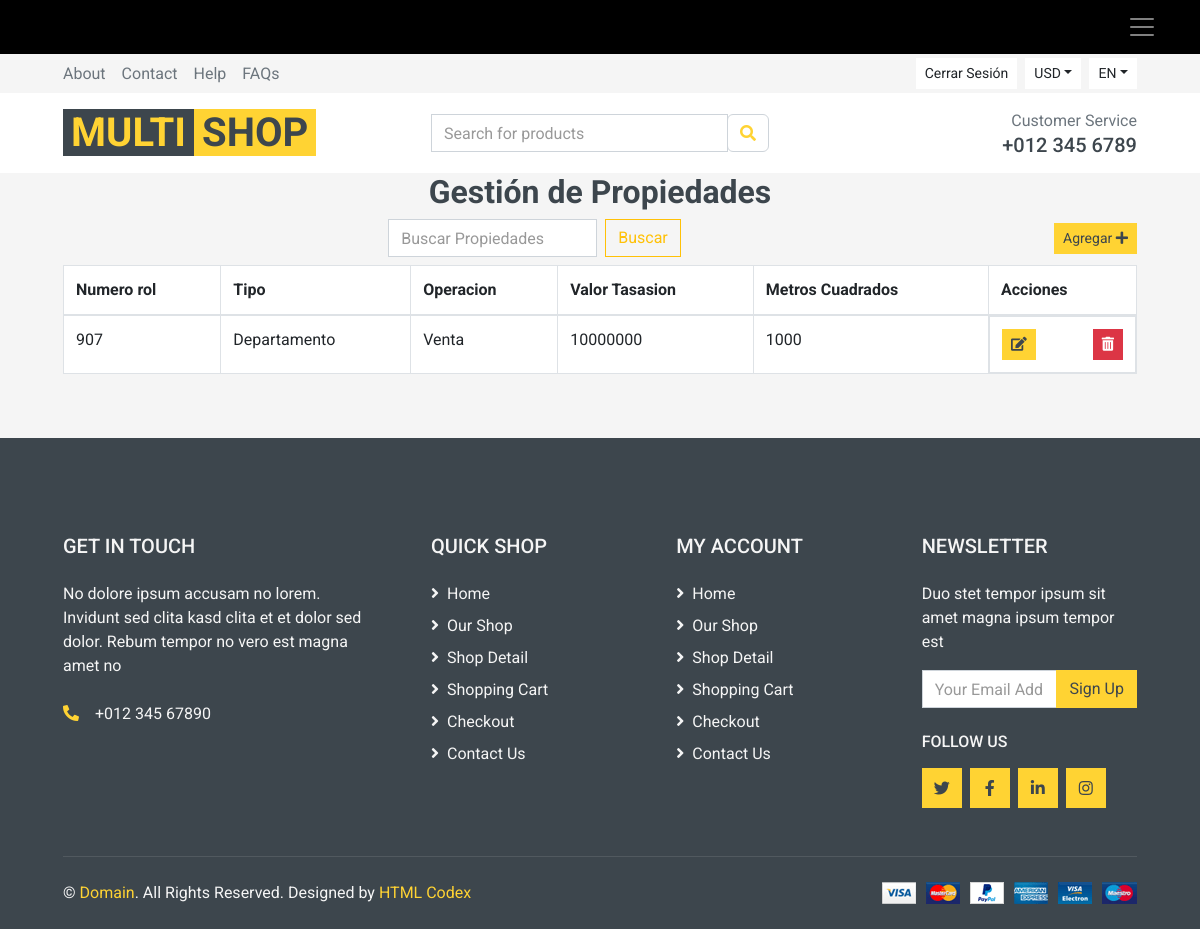
/mostrar/ (signed in), run on an earlier commit of the app's database.
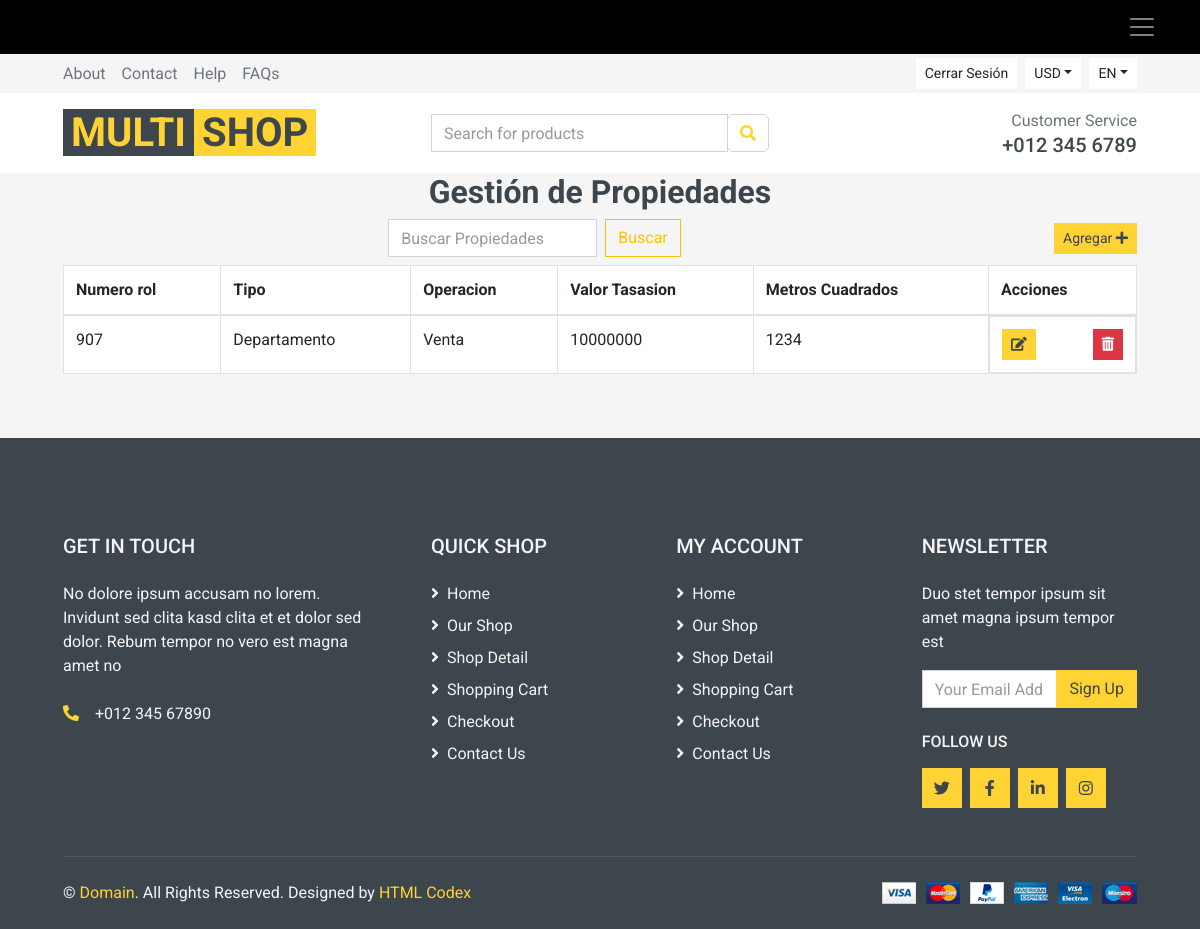
And on a later commit of the database.
### core/models.py (models this page shows, shortened)
class Propiedad(models.Model):
    numero_rol = models.IntegerField()
    tipo_propiedad = models.CharField(max_length=50)
    tipo_operacion = models.CharField(max_length=50)
    titulo = models.FileField(upload_to='pdfs/', null=True, blank=True)
    estado = models.BooleanField()
    descripcion_propiedad = models.TextField(default="", null=True, blank=True)
    metros_cuadrados = models.IntegerField()
    nro_habitaciones = models.IntegerField()
    nro_bannos = models.IntegerField()
    precio_tasacion = models.IntegerField()
    direccion_propiedad = models.CharField(max_length=100)
    rut_empresa = models.ForeignKey(EmpresaCorredora, on_delete=CASCADE)

### core/views.py (the view, shortened to what this page needs)
# urls.py: path('mostrar/', views.listar_propiedades, name='listar'),
@login_required
def listar_propiedades(request):
    propiedades = Propiedad.objects.all().order_by('-id')
    contexto = {}
    form = CrearPropiedadForm()
    default_page = 1
    page = request.GET.get('page', default_page)
    query = request.GET.get('q')
    items_per_page = 5
    paginator = Paginator(propiedades, items_per_page)
    try:
        propiedades = paginator.page(page)
    except PageNotAnInteger:
        propiedades = paginator.page(default_page)
    except EmptyPage:
        propiedades = paginator.page(paginator.num_pages)
    contexto["propiedades"] = propiedades
    contexto["form"] = form
    return render(request, 'propiedad/mostrar.html', contexto)

### core/forms.py
class CrearPropiedadForm(forms.ModelForm):
    class Meta:
        model = Propiedad
        fields = [
            'numero_rol', 'tipo_propiedad', 'tipo_operacion', 'titulo', 'estado',
            'descripcion_propiedad', 'metros_cuadrados', 'nro_habitaciones', 'nro_bannos',
            'precio_tasacion', 'direccion_propiedad', 'rut_empresa'
        ]

### core/models.py (called while the page is built)
    def __str__(self):
        return f"{self.rut_empresa} - {self.username}"

### core/templates/propiedad/mostrar.html (shortened to what this page needs)
{% extends "core/base.html" %}
{% load static %}
{% load humanize %}
{% load crispy_forms_tags %}
{% block content %}
<div class="container-fluid mb-3">
    <h2 style="text-align:center;">Gestión de Propiedades</h2>
    <div class="row">
        <div class="col-lg-12 d-flex justify-content-between align-items-center mb-2">
            <div class="flex-grow-1 d-flex justify-content-center">
            <form method="get" action="{% url 'listar' %}" class="form-inline my-2 my-lg-0">
                <input class="form-control mr-sm-2" name="q" type="search" placeholder="Buscar Propiedades" aria-label="Search">
                <button class="btn btn-outline-warning my-2 my-sm-0" type="submit">Buscar</button>
            </form>
        </div>
        <button class="btn btn-primary btn-sm me-5" data-toggle="modal" data-target="#addModal">Agregar <i class="fas fa-plus"></i></button>
    </div>
</div>
<div class="row px-xl-5">
    <div class="col-lg-12">
    {% if propiedades %}
    <table class="table table-bordered">
        <thead>
            <tr>
                <th scope="col">Numero rol</th>
                <th scope="col">Tipo</th>
                <th scope="col">Operacion</th>
                <th scope="col">Valor Tasasion</th>
                <th scope="col">Metros Cuadrados</th>
                <th scope="col">Acciones</th>
            </tr>
        </thead>
        <tbody>
            {% for propiedad in propiedades %}
            <tr>
                <td>{{ propiedad.numero_rol}}</td>
                <td>{{ propiedad.tipo_propiedad}}</td>
                <td>{{ propiedad.tipo_operacion}}</td>
                <td>{{ propiedad.precio_tasacion}}</td>
                <td>{{ propiedad.metros_cuadrados }}</td>
                <td class="d-flex justify-content-between">
                    <button class="btn btn-sm btn-primary edit-btn mr-2" data-id="{{ propiedad.id}}" data-numero_rol="{{propiedad.numero_rol}}" data-tipo_propiedad="{{ propiedad.tipo_propiedad }}" data-tipo_operacion="{{ propiedad.tipo_operacion }}"   data-metros_cuadrados="{{ propiedad.metros_cuadrados }}" data-nro_habitaciones="{{propiedad.nro_habitaciones }}" data-nro_bannos="{{propiedad.nro_bannos }}" data-precio_tasacion="{{ propiedad.precio_tasacion }}" data-direccion_propiedad="{{ propiedad.direccion_propiedad }}" >
                        <i class="fas fa-edit"  ></i>
                    </button>
                    <button class="btn btn-sm btn-danger delete-btn" data-id="{{ propiedad.id }}">
                        <i class="fas fa-trash-alt"></i>
                    </button>
                </td>
            </tr>
            {% endfor %}
        </tbody>
    </table>
    {% else %}
    <div class="text-center mt-5">
        <h3>Ningún encontrado</h3>
        <i class="fas fa-user-friends fa-5x"></i>
    </div>
    {% endif %}
        </div>
    </div>
</div>
{% endblock %}

### core/templates/core/base.html (shortened to what this page needs)
<!DOCTYPE html>
<html lang="en">
<head>
    <link
      href="https://cdn.jsdelivr.net/npm/bootstrap@5.3.0-alpha1/dist/css/bootstrap.min.css"
      rel="stylesheet"
    />
    <link
      rel="stylesheet"
      href="https://cdn.jsdelivr.net/npm/bootstrap-icons@1.10.3/font/bootstrap-icons.css"
    />
    {% load static %}
    <link href="https://cdnjs.cloudflare.com/ajax/libs/font-awesome/5.10.0/css/all.min.css" rel="stylesheet">
    <link href="{% static 'core/'%}lib/animate/animate.min.css" rel="stylesheet">
    <link href="{% static 'core/'%}lib/owlcarousel/assets/owl.carousel.min.css" rel="stylesheet">
    <link href="{% static 'core/'%}css/style.css" rel="stylesheet">
</head>
<body>
    <nav class="navbar navbar-expand-ms navbar-dark">
        <div class="container-fluid">
          <button
            class="navbar-toggler"
            type="button"
            data-bs-toggle="offcanvas"
            data-bs-target="#menuLateral"
          >
            <span class="navbar-toggler-icon"></span>
          </button>
        </div>
      </nav>
    <div class="container-fluid">
        <div class="row bg-secondary py-1 px-xl-5 ">
            <div class="col-lg-6 d-none d-lg-block">
                <div class="d-inline-flex align-items-center h-100">
                    <a class="text-body mr-3" href="">About</a>
                    <a class="text-body mr-3" href="">Contact</a>
                    <a class="text-body mr-3" href="">Help</a>
                    <a class="text-body mr-3" href="">FAQs</a>
                </div>
            </div>
            {% if user.is_authenticated %}
            <div class="col-lg-6 text-center text-lg-right">
                <div class="d-inline-flex align-items-center">
                    <div class="btn-group">
                        <button type="button" class="btn btn-sm btn-light" onclick="confirmLogout()" >Cerrar Sesión</button>
                    </div>
            {% endif %}
                    <div class="btn-group mx-2">
                        <button type="button" class="btn btn-sm btn-light dropdown-toggle"
                            data-toggle="dropdown">USD</button>
                    </div>
                    <div class="btn-group">
                        <button type="button" class="btn btn-sm btn-light dropdown-toggle"
                            data-toggle="dropdown">EN</button>
                    </div>
                </div>
            </div>
        </div>
        <div class="row align-items-center bg-light py-3 px-xl-5 d-none d-lg-flex">
            <div class="col-lg-4">
                <a href="" class="text-decoration-none">
                    <span class="h1 text-uppercase text-primary bg-dark px-2">Multi</span>
                    <span class="h1 text-uppercase text-dark bg-primary px-2 ml-n1">Shop</span>
                </a>
            </div>
            <div class="col-lg-4 col-6 text-left">
                <form action="">
                    <div class="input-group">
                        <input type="text" class="form-control" placeholder="Search for products">
                        <div class="input-group-append">
                            <span class="input-group-text bg-transparent text-primary">
                                <i class="fa fa-search"></i>
                            </span>
                        </div>
                    </div>
                </form>
            </div>
            <div class="col-lg-4 col-6 text-right">
                <p class="m-0">Customer Service</p>
                <h5 class="m-0">+012 345 6789</h5>
            </div>
        </div>
    </div>
    {% block content %}
    {% endblock %}
    <div class="container-fluid bg-dark text-secondary mt-5 pt-5">
        <div class="row px-xl-5 pt-5">
            <div class="col-lg-4 col-md-12 mb-5 pr-3 pr-xl-5">
                <h5 class="text-secondary text-uppercase mb-4">Get In Touch</h5>
                <p class="mb-4">No dolore ipsum accusam no lorem. Invidunt sed clita kasd clita et et dolor sed
                    dolor. Rebum tempor no vero est magna amet no</p>
                <p class="mb-0"><i class="fa fa-phone-alt text-primary mr-3"></i>+012 345 67890</p>
            </div>
            <div class="col-lg-8 col-md-12">
                <div class="row">
                    <div class="col-md-4 mb-5">
                        <h5 class="text-secondary text-uppercase mb-4">Quick Shop</h5>
                        <div class="d-flex flex-column justify-content-start">
                            <a class="text-secondary mb-2" href="#"><i class="fa fa-angle-right mr-2"></i>Home</a>
                            <a class="text-secondary mb-2" href="#"><i class="fa fa-angle-right mr-2"></i>Our
                                Shop</a>
                            <a class="text-secondary mb-2" href="#"><i class="fa fa-angle-right mr-2"></i>Shop
                                Detail</a>
                            <a class="text-secondary mb-2" href="#"><i class="fa fa-angle-right mr-2"></i>Shopping
                                Cart</a>
                            <a class="text-secondary mb-2" href="#"><i class="fa fa-angle-right mr-2"></i>Checkout</a>
                            <a class="text-secondary" href="#"><i class="fa fa-angle-right mr-2"></i>Contact Us</a>
                        </div>
                    </div>
                    <div class="col-md-4 mb-5">
                        <h5 class="text-secondary text-uppercase mb-4">My Account</h5>
                        <div class="d-flex flex-column justify-content-start">
                            <a class="text-secondary mb-2" href="#"><i class="fa fa-angle-right mr-2"></i>Home</a>
                            <a class="text-secondary mb-2" href="#"><i class="fa fa-angle-right mr-2"></i>Our
                                Shop</a>
                            <a class="text-secondary mb-2" href="#"><i class="fa fa-angle-right mr-2"></i>Shop
                                Detail</a>
                            <a class="text-secondary mb-2" href="#"><i class="fa fa-angle-right mr-2"></i>Shopping
                                Cart</a>
                            <a class="text-secondary mb-2" href="#"><i class="fa fa-angle-right mr-2"></i>Checkout</a>
                            <a class="text-secondary" href="#"><i class="fa fa-angle-right mr-2"></i>Contact Us</a>
                        </div>
                    </div>
                    <div class="col-md-4 mb-5">
                        <h5 class="text-secondary text-uppercase mb-4">Newsletter</h5>
                        <p>Duo stet tempor ipsum sit amet magna ipsum tempor est</p>
                        <form action="">
                            <div class="input-group">
                                <input type="text" class="form-control" placeholder="Your Email Address">
                                <div class="input-group-append">
                                    <button class="btn btn-primary">Sign Up</button>
                                </div>
                            </div>
                        </form>
                        <h6 class="text-secondary text-uppercase mt-4 mb-3">Follow Us</h6>
                        <div class="d-flex">
                            <a class="btn btn-primary btn-square mr-2" href="#"><i class="fab fa-twitter"></i></a>
                            <a class="btn btn-primary btn-square mr-2" href="#"><i class="fab fa-facebook-f"></i></a>
                            <a class="btn btn-primary btn-square mr-2" href="#"><i class="fab fa-linkedin-in"></i></a>
                            <a class="btn btn-primary btn-square" href="#"><i class="fab fa-instagram"></i></a>
                        </div>
                    </div>
                </div>
            </div>
        </div>
        <div class="row border-top mx-xl-5 py-4" style="border-color: rgba(256, 256, 256, .1) !important;">
            <div class="col-md-6 px-xl-0">
                <p class="mb-md-0 text-center text-md-left text-secondary">
                    &copy; <a class="text-primary" href="#">Domain</a>. All Rights Reserved. Designed
                    by
                    <a class="text-primary" href="https://htmlcodex.com">HTML Codex</a>
                </p>
            </div>
            <div class="col-md-6 px-xl-0 text-center text-md-right">
                <img class="img-fluid" src="{% static 'core/'%}img/payments.png" alt="">
            </div>
        </div>
    </div>
</body>
</html>

### core/templates/core/base.html (style rules this page uses)
nav, .offcanvas { background-color: #000000; }
.navbar-toggler { border: none; }

What changed in the data, as far as the page shows it:
removed Propiedad: numero_rol "907", tipo_propiedad "Departamento", tipo_operacion "Venta", precio_tasacion "10000000", metros_cuadrados "1000"
added Propiedad: numero_rol "907", tipo_propiedad "Departamento", tipo_operacion "Venta", precio_tasacion "10000000", metros_cuadrados "1234"
